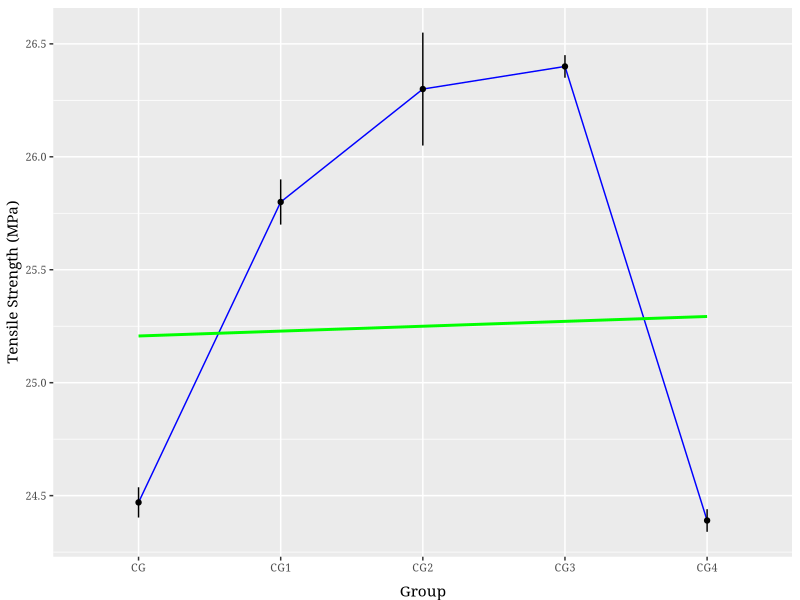
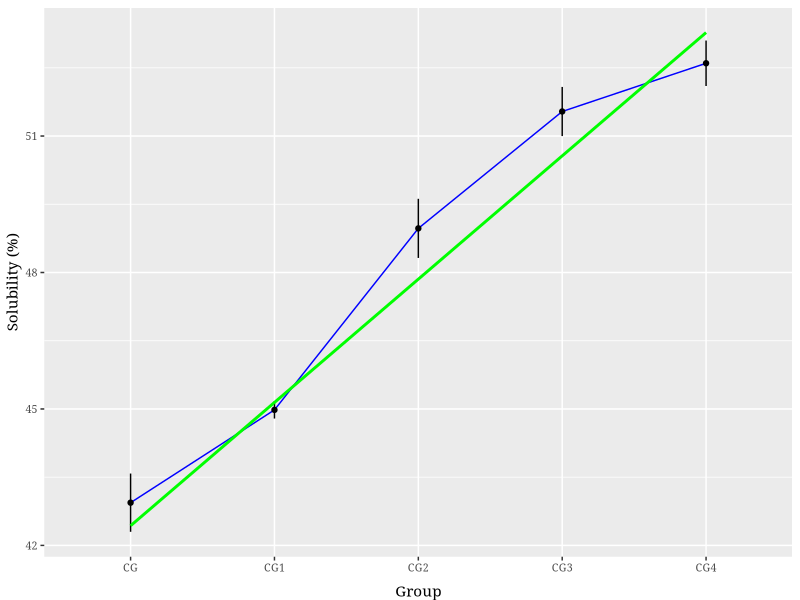
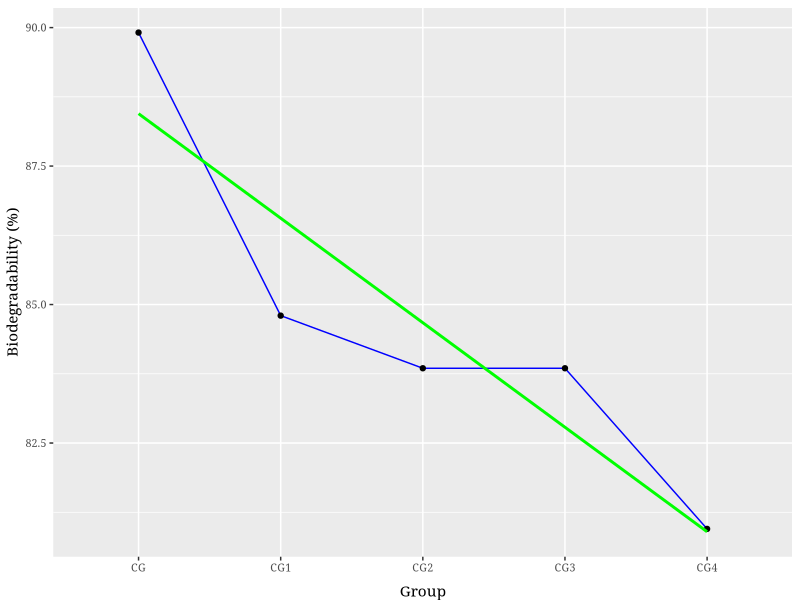
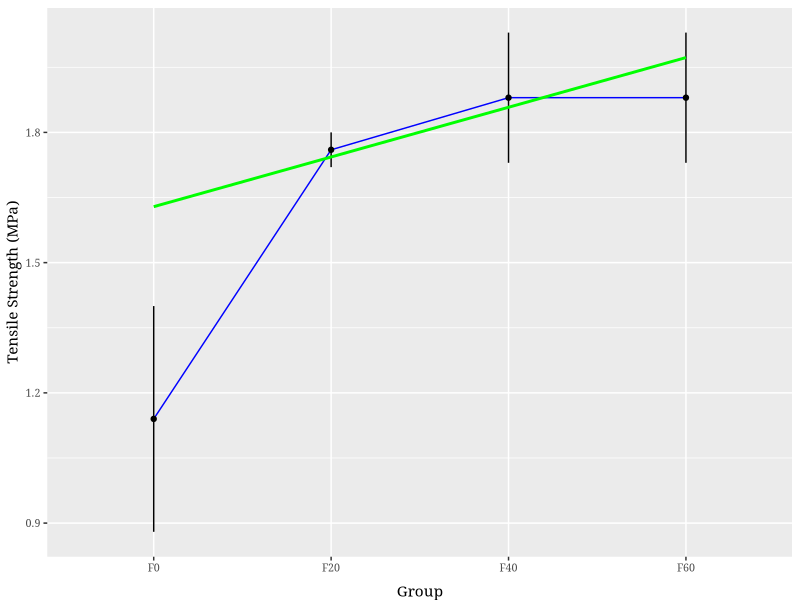
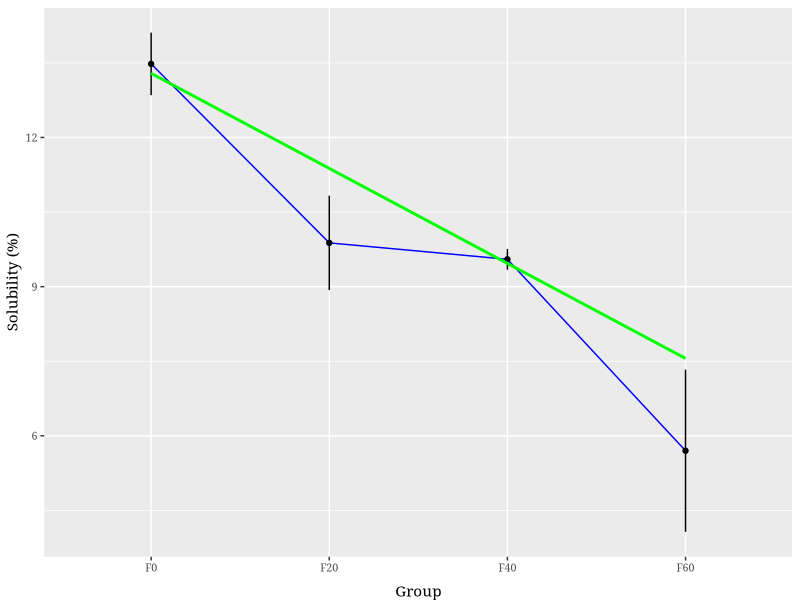
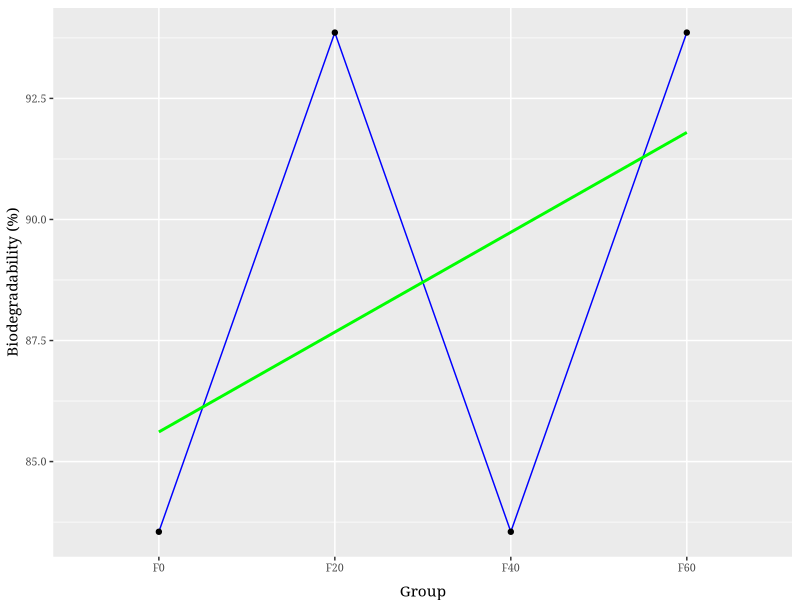

The R script that drew these images, in order:
library(ggplot2)
library(dplyr)

###########################
# Environment preparation #
###########################

if (!dir.exists("output")) {
  dir.create("output")
} else {
  unlink("output", recursive = TRUE)
  dir.create("output")
}

output_file <- file("output/output.txt", open = "wt")
sink(output_file)
sink(output_file, type = "message")

########
# Data #
########

# Chitosan
study_1_data <- data.frame(
  tensile_strength = c(24.47, 25.8, 26.3, 26.4, 24.39),
  tensile_strength_sem = c(0.067, 0.1, 0.25, 0.05, 0.05),
  solubility = c(42.94, 44.98, 48.97, 51.54, 52.60),
  solubility_sem = c(0.64, 0.19, 0.65, 0.54, 0.5),
  biodegradability = c(89.91, 84.8, 83.85, 83.85, 80.95),
  label = c("CG", "CG1", "CG2", "CG3", "CG4"),
  label_numbered = c(0, 1, 2, 3, 4)
)

# Oxidized
study_2_data <- data.frame(
  tensile_strength = c(1.14, 1.76, 1.88, 1.88),
  tensile_strength_sem = c(0.26, 0.04, 0.15, 0.15),
  solubility = c(13.48, 9.88, 9.55, 5.7),
  solubility_sem = c(0.63, 0.95, 0.21, 1.63),
  biodegradability = c(83.55, NULL, NULL, 93.86),
  label = c("F0", "F20", "F40", "F60"),
  label_numbered = c(0, 1, 2, 3)
)

#############
# Functions #
#############

report_regression <- function(regression) {
  print(summary(regression))
  a <- coef(regression)[2]
  b <- coef(regression)[1]
  cat(paste0("Model: y = ", a, "x + ", b), "\n\n")
}

plot_with_regression <- function(data, filename_base) {
  message(paste("\n|- ANALYSIS OF", filename_base))
  message(":-- Tensile Strength")
  ggplot(data, aes(label, tensile_strength, group = 1, weight = 1 / tensile_strength_sem^2)) +
    geom_line(color = "blue") +
    geom_point() +
    geom_linerange(aes(ymax = tensile_strength + tensile_strength_sem,
                       ymin = tensile_strength - tensile_strength_sem)) +
    geom_smooth(method = "lm",
                formula = y ~ x,
                se = FALSE,
                fill = NA,
                alpha = 0.5,
                color = "green") +
    theme(text = element_text(size = 11, family = "Serif"),
          axis.title.y = element_text(vjust = 1),
          axis.title.x = element_text(vjust = -1),
          axis.text = element_text(size = rel(0.7))) +
    labs(x = "Group", y = "Tensile Strength (MPa)")
  ggsave(paste0("output/", filename_base, "_tensile.png"), width = 6.5, height = 4, units = "in", dpi = "print", type = "cairo-png")
  report_regression(lm(tensile_strength ~ label_numbered, data = data, weight = 1 / tensile_strength_sem^2))

  message(":-- Solubility")
  ggplot(data, aes(label, solubility, group = 1, weight = 1 / solubility_sem^2)) +
    geom_line(color = "blue") +
    geom_point() +
    geom_linerange(aes(ymax = solubility + solubility_sem,
                       ymin = solubility - solubility_sem)) +
    geom_smooth(method = "lm",
                formula = y ~ x,
                se = FALSE,
                fill = NA,
                alpha = 0.5,
                color = "green") +
    theme(text = element_text(size = 11, family = "Serif"),
          axis.title.y = element_text(vjust = 1),
          axis.title.x = element_text(vjust = -1),
          axis.text = element_text(size = rel(0.7))) +
    labs(x = "Group", y = "Solubility (%)")
  ggsave(paste0("output/", filename_base, "_solubility.png"), width = 6.5, height = 4, units = "in", dpi = "print", type = "cairo-png")
  report_regression(lm(solubility ~ label_numbered, data = data, weight = 1 / solubility_sem^2))
  
  message(":-- Biodegradability")
  ggplot(data, aes(label, biodegradability, group = 1)) +
    geom_line(color = "blue") +
    geom_point() +
    geom_smooth(method = "lm",
                formula = y ~ x,
                se = FALSE,
                fill = NA,
                alpha = 0.5,
                color = "green") +
    theme(text = element_text(size = 11, family = "Serif"),
          axis.title.y = element_text(vjust = 1),
          axis.title.x = element_text(vjust = -1),
          axis.text = element_text(size = rel(0.7))) +
    labs(x = "Group", y = "Biodegradability (%)")
  ggsave(paste0("output/", filename_base, "_biodegradability.png"), width = 6.5, height = 4, units = "in", dpi = "print", type = "cairo-png")
  report_regression(lm(biodegradability ~ label_numbered, data = data))
}

##############
# Processing #
##############

plot_with_regression(study_1_data, "study_1")
plot_with_regression(study_2_data, "study_2")

###########
# Cleanup #
###########

sink()
sink(type = "message")
close(output_file)